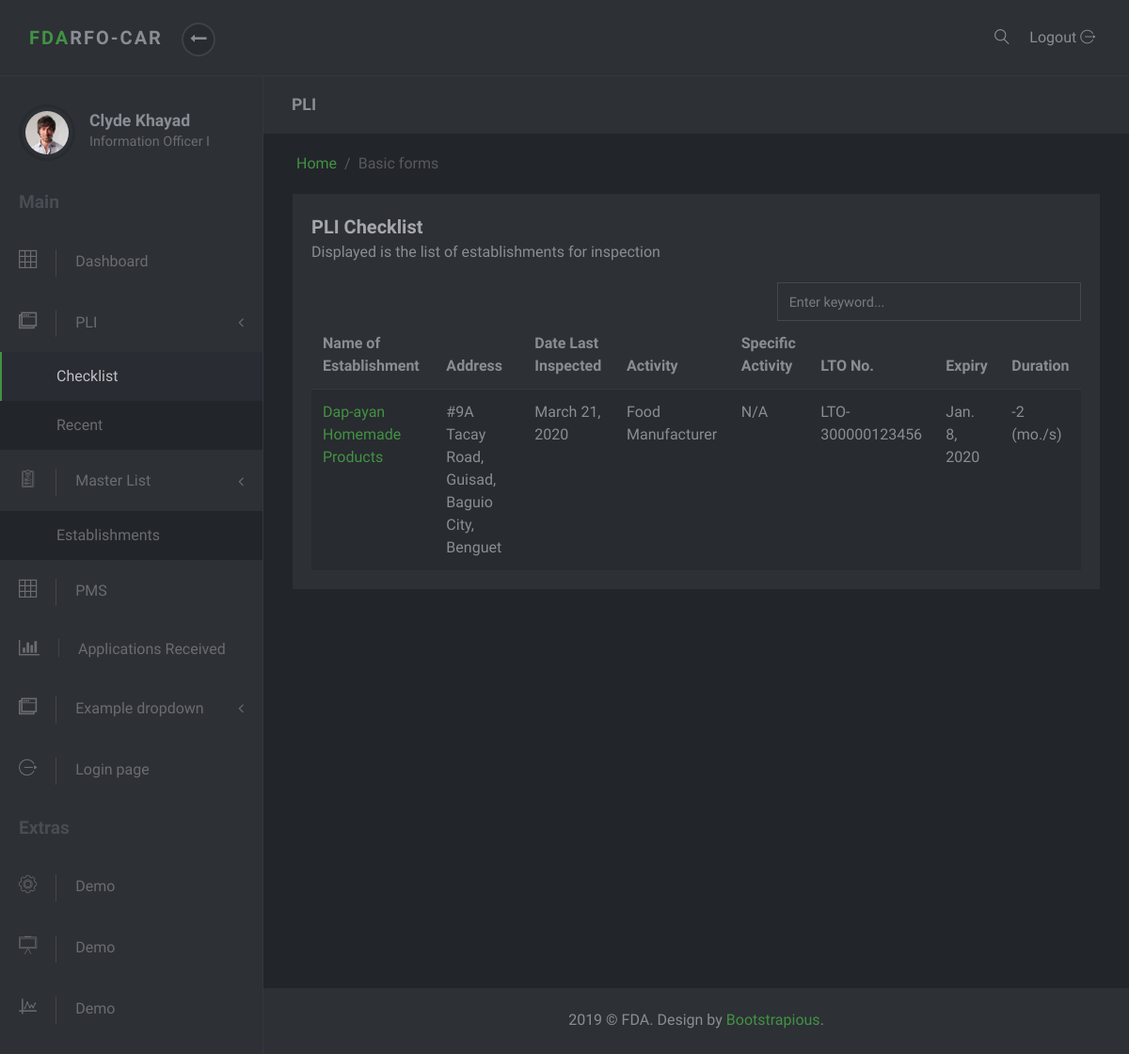
The page /pli/ on the database as committed earlier.
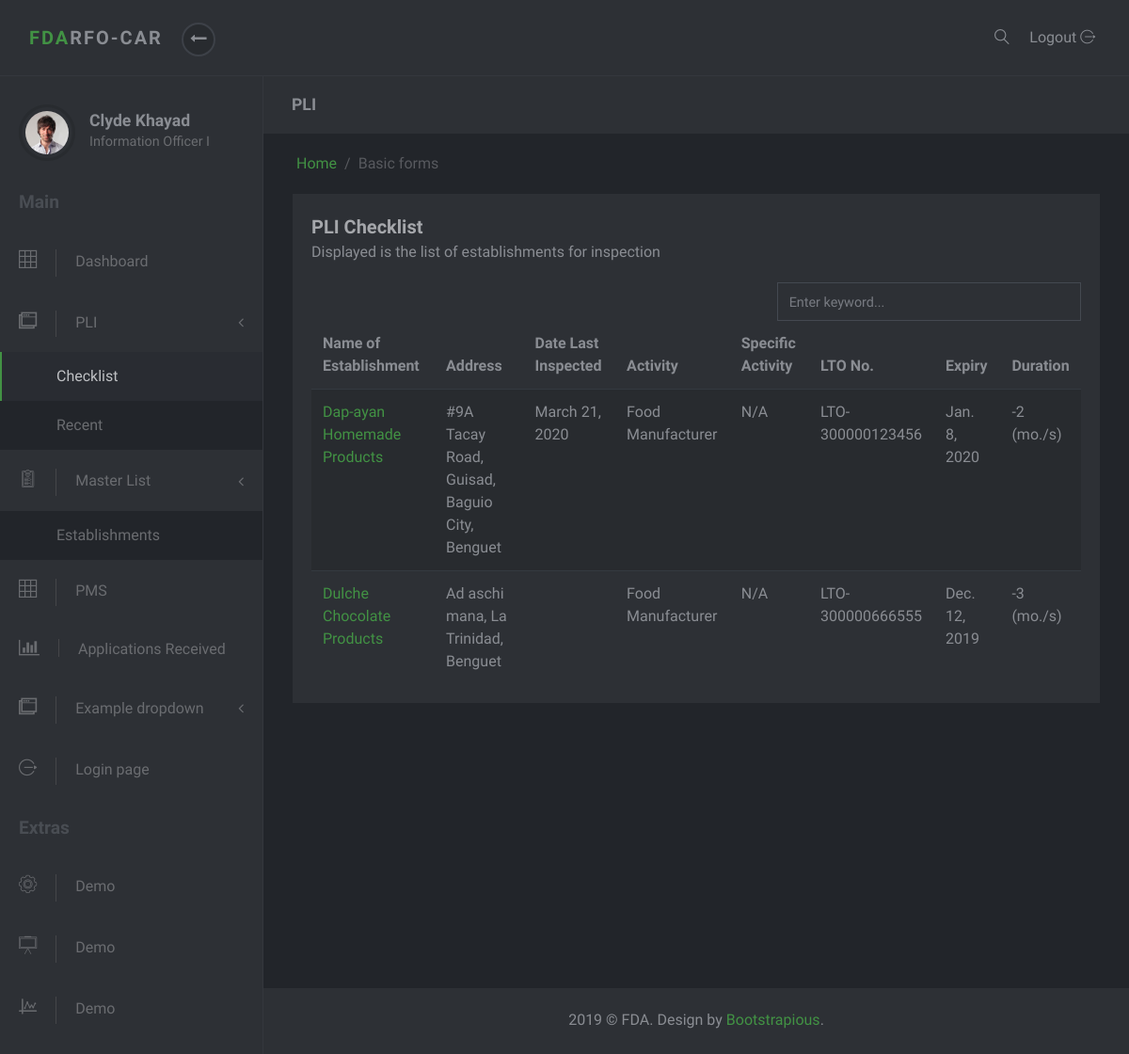
The same page on the database as committed later.
### masterlist/models.py (models this page shows, shortened)
class Establishment(models.Model):
    date_modified = models.DateTimeField('date modified', default=timezone.now)
    application = models.CharField(max_length=1, choices=constants.APPLICATIONS)
    name = models.CharField(max_length=60)
    product_type = models.ForeignKey(ProductType, on_delete=models.SET_NULL, null=True)
    center = models.CharField(max_length=6, choices=constants.CENTERS)
    primary_activity = models.ForeignKey(PrimaryActivity, on_delete=models.CASCADE, null=True)
    specific_activity = models.ManyToManyField(SpecificActivity)
    additional_activity = models.ForeignKey(AdditionalActivity, on_delete=models.SET_NULL, null=True)
    product_line = models.ForeignKey(ProductLine, on_delete=models.SET_NULL, null=True, blank=True)
    remarks = models.CharField(max_length=100, null=True, blank=True, verbose_name='Product Remarks')
    status = models.CharField(max_length=8, choices=constants.EST_STATUS, null=True, default="Active")
    folder_id = models.CharField(max_length=10, null=True, verbose_name="Folder Number")
    plichecklist = PLIChecklistManager()
    objects = models.Manager()

class Address(models.Model):
    address = models.CharField(max_length=50)
    region = models.ForeignKey(Region, on_delete=models.SET_NULL, null=True)
    province = models.ForeignKey(Province, on_delete=models.SET_NULL, null=True)
    municipality_or_city = models.ForeignKey(CityOrMunicipality, on_delete=models.SET_NULL, null=True)
    def full_address(self):
        return self.address + ', ' + self.municipality_or_city.name + ', ' + self.province.name

class CityOrMunicipality(models.Model):
    name = models.CharField(max_length=30)
    province = models.ForeignKey(Province, on_delete=models.CASCADE)

class Province(models.Model):
    name = models.CharField(max_length=30)
    region = models.ForeignKey(Region, on_delete=models.SET_NULL, null=True)

class Inspection(models.Model):
    establishment = models.ForeignKey(Establishment, on_delete=models.SET_NULL, null=True)
    capa = models.ForeignKey(Capa, on_delete=models.SET_NULL, null=True, blank=True)
    type_of_inspection = models.CharField(max_length=20, choices=constants.INSPECTION_TYPES)
    date_inspected = models.DateTimeField('Date Inspected')
    frequency_of_inspection = models.IntegerField(default=0, verbose_name="Frequency of Inspection")
    frequency_of_inspection = models.IntegerField(default=0)
    risk_rating = models.CharField(max_length=7, choices=constants.RISK_RATINGS, null=True)
    date_of_followup_inspection = models.DateTimeField('Date of Followup Inspection')
    inspector = models.CharField(max_length=3, choices=constants.INSPECTORS)
    remarks = models.CharField(max_length=200, blank=True)
    inspection_report = models.FileField(null=True, blank=False, upload_to=report_directory_path, verbose_name='Inspection Report')
    class Meta:
        ordering = ['-date_inspected']

class ProductType(models.Model):
    name = models.CharField(max_length=50)
    def __str__(self):
        return self.name

class PrimaryActivity(models.Model):
    name = models.CharField(max_length=150)
    def __str__(self):
        return self.name

class Lto(models.Model):
    establishment = models.OneToOneField(Establishment, on_delete=models.CASCADE, null=True)
    issuance = models.DateTimeField(null=True, blank=True, verbose_name='Date Issued')
    lto_number = models.CharField(max_length=20)
    expiry = models.DateTimeField('expiry date')
    def get_duration(self):
        start_date = datetime.now().date()
        end_date = self.expiry.date()
        difference = relativedelta.relativedelta(end_date, start_date)
        month = difference.years * 12 + difference.months
        return month

### pli/views.py (the view)
# urls.py: path('', PLIChekListView.as_view(), name='index'),
class PLIChekListView(ListView):
    model = Establishment
    template_name = 'pli/index.html'
    context_object_name = 'list'
    def get_context_data(self, **kwargs):
        context = super().get_context_data(**kwargs)
        context['plichecklist'] = Establishment.plichecklist.get_list()
        context['pli_checklist_active'] = "active"
        return context

### masterlist/models.py (called while the page is built)
    def get_list(self):
        establishments = super().get_queryset()
        checklist = []
        for est in establishments:
            if est.lto.get_duration() <= 6:
                checklist.append(est)
        return checklist

### pli/templates/pli/index.html (shortened to what this page needs)
{% extends 'masterlist/partial/base.html' %}
{% block subtitle %} PLI {% endblock %}
{% block content %}
<div class="row">
    <div class="col-lg-12">
        <div class="block">
            <div class="title">
                <strong>PLI Checklist</strong>
                <span class="d-block">Displayed is the list of establishments for inspection</span>
            </div>
            <div class="row">
                <div class="col-md-7">
                </div>
                <div class="col-md-5">
                    <input type="text" class="form-control " placeholder="Enter keyword...">
                </div>
            </div>
            <div class="block-body">
                <div class="table-responsive">
                    <table class="table table-striped table-hover">
                        <thead>
                        <tr>
                            <th>Name of Establishment</th>
                            <th>Address</th>
                            <th>Date Last Inspected</th>
                            <th>Activity</th>
                            <th>Specific Activity</th>
                            <th>LTO No.</th>
                            <th>Expiry</th>
                            <th>Duration</th>
                        </tr>
                        </thead>
                        <tbody>
                        {% for establishment in plichecklist %}
                        <tr>
                            <td><a href="{% url 'masterlist:est-detail' establishment.id %}" target="_blank">{{establishment.name}}</a></td>
                            <td>{{establishment.plantaddress.full_address}}</td>
                            <td>{{establishment.inspection_set.first.date_inspected.date}}</td>
                            <td>{{establishment.product_type}} {{establishment.primary_activity}}</td>
                            {% if establishment.specificactivity %}
                            <td>{{establishment.specificactivity}}</td>
                            {% else %}
                            <td>N/A</td>
                            {% endif %}
                            <td>{{establishment.lto.lto_number}}</td>
                            <td>{{establishment.lto.expiry.date}}</td>
                            <td>{{establishment.lto.get_duration}} (mo./s)</td>
                        </tr>
                        {% endfor %}
                        </tbody>
                    </table>
                </div>
            </div>
        </div>
    </div>
</div>
{% endblock %}

Rows that differ between the two databases and show on the page:
added Establishment: name "Dulche Chocolate Products", plantaddress.full_address "Ad aschi mana, La Trinidad, Benguet", product_type "Food", primary_activity "Manufacturer", lto.lto_number "LTO-300000666555", lto.expiry "Dec. 12, 2019", lto.get_duration "-3"
